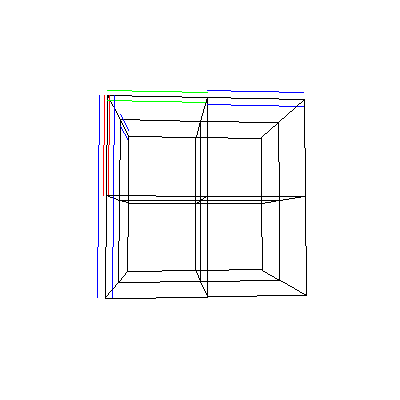
Frame 1 (no input)
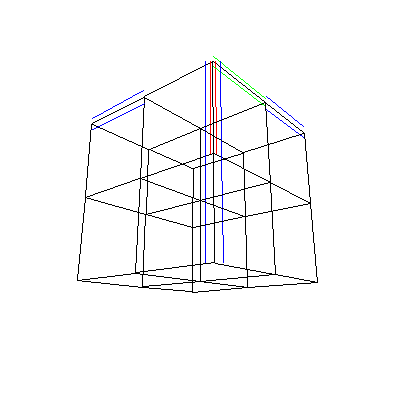
Frame 60 (the mouse pressed at the canvas centre just before this capture)
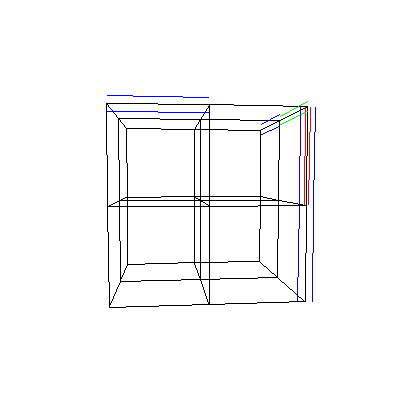
Frame 120 (the mouse held since frame 60 and released just before this capture)

The Processing sketch that drew these frames (run headless with seeded random() and noise(); from frame 60 on, the mouse is pressed at the canvas centre):

// Processing sketch: sketch_4Ddot
// ── sketch_4Ddot.pde
enum player {none, p1, p2}
//x+, y+, z+, w+
boolean[][][][][] fieldDataSegs = new boolean[3][3][3][3][4];
//xy, xz, yz, wx, wy, wz
player[][][][][] fieldDataSquares = new player[3][3][3][3][6];

float x = 100;
float y = 100;
float z = 100;

void setup() {
  size(400, 400);
  background(255);
  smooth(0);
}

void draw() {
  fieldDataSegs[0][0][0][2][2] = true;
  fieldDataSegs[0][0][0][1][0] = true;
  fieldDataSegs[0][0][0][0][2] = true;
  fieldDataSegs[1][0][0][2][0] = true;
  fieldDataSegs[0][1][0][2][1] = true;
  fieldDataSegs[0][0][1][2][2] = true;
  //boolean[] test = getConnections(fieldDataSegs, 0, 0, 0, 0);
  //println(test);
  //test = getConnections(fieldDataSegs, 1, 0, 0, 0);
  //println(test);
  /*
  initFieldDataSquares();
  fieldDataSquares[0][0][0][0][0] = player.p1;
  println(playerToString(fieldDataSquares[0][0][0][0][0]));
  *//*
  background(255);
  draw3DLine(0, 500, 0, x, 500+y, z, color(127, 256, 0));
  
  float tx = x;
  float ty = y;
  x = tx * cos(PI/20) - ty * sin(PI/20);
  y = tx * sin(PI/20) + ty * cos(PI/20);
  //println(x, y);
  delay(50);
  */
  background(255);
  drawCube(fieldDataSegs, millis()/4000.0*PI, PI*sin(millis()/2000.0*PI)/10);
  //drawCube(fieldDataSegs, 0, 0);
}
// ── constants.pde
final float CLEN = 400.0;
final float BLOCKSIZE = 200.0;
final float DPXO = 5.0; //dimension pixel offset - how many pixels to offset line per dimension in w direction
// ── segMg.pde
boolean[] getConnections(boolean[][][][][] segs, int x, int y, int z, int w) {
  boolean[] result = new boolean[8];
  if(x < 0 || x > 2 || y < 0 || y > 2 || z < 0 || z > 2 || w < 0 || w > 2) {
    throw new IllegalArgumentException();
  }
  
  //checks if result is in bounds for having connections, then gets the connection
  //x+
  result[0] = segs[x][y][z][w][0];
  //x-
  if(x >= 1) {
    result[1] = segs[x-1][y][z][w][0];
  } else {
    result[1] = false;
  }
  //y+
  result[2] = segs[x][y][z][w][1];
  //y-
  if(y >= 1) {
    result[3] = segs[x][y-1][z][w][1];
  } else {
    result[3] = false;
  }
  //z+
  result[4] = segs[x][y][z][w][2];
  //z-
  if(z >= 1) {
    result[5] = segs[x][y][z-1][w][2];
  } else {
    result[5] = false;
  }
  //w+
  result[6] = segs[x][y][z][w][3];
  //w-
  if(w >= 1) {
    result[7] = segs[x][y][z][w-1][3];
  } else {
    result[7] = false;
  }
  
  //x+, x-, y+, y-, z+, z-, w+, w-
  return result;
}
// ── sqrMg.pde
String playerToString(player p) {
  switch(p) {
    case none:
      return "none";
    case p1:
      return "p1";
    case p2:
      return "p2";
    default:
      return "invalid";
  }
}

void initFieldDataSquares() {
  for(int x = 0; x <= 2; x++) {
    for(int y = 0; y <= 2; y++) {
      for(int z = 0; z <= 2; z++) {
        for(int w = 0; w <= 2; w++) {
          for(int i = 0; i <=5; i++) {
            fieldDataSquares[x][y][z][w][i] = player.none;
          }
        }
      }
    }
  }
}

//converts the number for index from getConnections' return array to xyzw offsets for access to the pointed-to point
int[] dcTrueToXYZWOffset(float dirTrue) {
  int[] result = new int[4];
  //x+, x-, y+, y-, z+, z-, w+, w-
  result[(int) (floor(dirTrue/2))] = (int) (1 - 2 * (dirTrue % 2));
  return result;
}

boolean anyOutOfBounds(int a, int b, int c, int d) {
  return !(a >=0 && a <=2 && b >=0 && b <=2 && c >=0 && c <=2 && d >=0 && d <=2);
}

void findAndSetSquares(boolean[][][][][] segs, player[][][][][] squares, int x, int y, int z, int w) {
  //x+, x-, y+, y-, z+, z-, w+, w-
  //point connections
  boolean[] pcons = getConnections(segs, x, y, z, w);
  
  for(int i = 0; i <= 7; i++) {//direction 1
    if(pcons[i]) {
      for(int j = 0; j <= 7; j++) {//other directions to find perpendicular segments
        if(noDice(i, j) || i == j) j++;
        if(pcons[j]) {
          int[] newPointDir = dcTrueToXYZWOffset(j);
          int tx = newPointDir[0]+x;
          int ty = newPointDir[1]+y;
          int tz = newPointDir[2]+z;
          int tw = newPointDir[3]+w;
          if(anyOutOfBounds(tx, ty, tz, tw)) break;
          boolean[] newPointConnections = getConnections(segs, tx, ty, tz, tw);
          if(newPointConnections[i]) {//direction 1 again, but from tip of perpendicular segment
            int[] initialDirPointDir = dcTrueToXYZWOffset(i);
            int txb = initialDirPointDir[0]+x;
            int tyb = initialDirPointDir[1]+y;
            int tzb = initialDirPointDir[2]+z;
            int twb = initialDirPointDir[3]+w;
            if(anyOutOfBounds(txb, tyb, tzb, twb)) break;
            boolean[] initialDirectionPointConnections = getConnections(segs, txb, tyb, tzb, twb);
            if(initialDirectionPointConnections[j]) {//initial direction's point has edge in found perpendicular direction
              
              //face found in direction i/j
              println(x, y, z, w, i, j);
              //delay(10000);
              
            }
          }
        }
      }
    }
  }
}

boolean noDice(int i, int j) {
  //gives whether the getConnections index for opposite sign of input (i) matches the other input (j)
  return (i - (2 * (i % 2) - 1)) == j;
}
// ── ui.pde
void draw3DLine(float x1, float y1, float z1, float x2, float y2, float z2, color c) {
  stroke(c);
  y1 = y1 + 1000;
  y2 = y2 + 1000;
  line(width/2 + x1/(y1/CLEN), height/2 + z1/(y1/CLEN), width/2 + x2/(y2/CLEN), height/2 + z2/(y2/CLEN));
}
void drawCube(boolean[][][][][] data, float r, float rb) {
  for(int x = 0; x <=  2; x++) {
    for(int y = 0; y <= 2; y++) {
      for(int z = 0; z <= 2; z++) {
        if(x <= 1) drawCubeLine(x, y, z, x + 1, y, z, r, rb, -1);
        if(y <= 1) drawCubeLine(x, y, z, x, y + 1, z, r, rb, -1);
        if(z <= 1) drawCubeLine(x, y, z, x, y, z + 1, r, rb, -1);
        for(int w = 0; w <= 2; w++) {
          if(x <= 1 && data[x][y][z][w][0]){
            drawCubeLine(x, y, z, x + 1, y, z, r, rb, w);
          }
          if(y <= 1 && data[x][y][z][w][1]) {
            drawCubeLine(x, y, z, x, y + 1, z, r, rb, w);
          }
          if(z <= 1 && data[x][y][z][w][2]) {
            drawCubeLine(x, y, z, x, y, z + 1, r, rb, w);
          }
        }
      }
    }
  }
}

void drawCubeLine(float x1, float y1, float z1, float x2, float y2, float z2, float r, float rb, int w) {
  boolean useZRend = z1 != z2;
  z1 = z1-1;
  z2 = z2-1;
  
  float tx = x1-1;
  float ty = y1-1;
  float tz;
  x1 = tx * cos(r) - ty * sin(r);
  y1 = tx * sin(r) + ty * cos(r);
  tx = x2-1;
  ty = y2-1;
  x2 = tx * cos(r) - ty * sin(r);
  y2 = tx * sin(r) + ty * cos(r);
  
  ty = y1;
  tz = z1;
  y1 = ty * cos(rb) - tz * sin(rb);
  z1 = ty * sin(rb) + tz * cos(rb);
  ty = y2;
  tz = z2;
  y2 = ty * cos(rb) - tz * sin(rb);
  z2 = ty * sin(rb) + tz * cos(rb);
  if(!useZRend) {
    switch(w) {
      case -1:
        draw3DLine(BLOCKSIZE * x1, BLOCKSIZE * y1, BLOCKSIZE * z1, BLOCKSIZE * x2, BLOCKSIZE * y2, BLOCKSIZE * z2, color(0, 0, 0));
        break;
      case 0:
        draw3DLine(BLOCKSIZE * x1, BLOCKSIZE * y1, BLOCKSIZE * z1 + DPXO, BLOCKSIZE * x2, BLOCKSIZE * y2, BLOCKSIZE * z2 + DPXO, color(255, 0, 0));
        draw3DLine(BLOCKSIZE * x1, BLOCKSIZE * y1, BLOCKSIZE * z1 - DPXO, BLOCKSIZE * x2, BLOCKSIZE * y2, BLOCKSIZE * z2 - DPXO, color(255, 0, 0));
        break;
      case 1:
        draw3DLine(BLOCKSIZE * x1, BLOCKSIZE * y1, BLOCKSIZE * z1 + DPXO * 2, BLOCKSIZE * x2, BLOCKSIZE * y2, BLOCKSIZE * z2 + DPXO * 2, color(0, 255, 0));
        draw3DLine(BLOCKSIZE * x1, BLOCKSIZE * y1, BLOCKSIZE * z1 - DPXO * 2, BLOCKSIZE * x2, BLOCKSIZE * y2, BLOCKSIZE * z2 - DPXO * 2, color(0, 255, 0));
        break;
      case 2:
        draw3DLine(BLOCKSIZE * x1, BLOCKSIZE * y1, BLOCKSIZE * z1 + DPXO * 3, BLOCKSIZE * x2, BLOCKSIZE * y2, BLOCKSIZE * z2 + DPXO * 3, color(0, 0, 255));
        draw3DLine(BLOCKSIZE * x1, BLOCKSIZE * y1, BLOCKSIZE * z1 - DPXO * 3, BLOCKSIZE * x2, BLOCKSIZE * y2, BLOCKSIZE * z2 - DPXO * 3, color(0, 0, 255));
        break;
    }
  } else {
    switch(w) {
      case -1:
        draw3DLine(BLOCKSIZE * x1, BLOCKSIZE * y1, BLOCKSIZE * z1, BLOCKSIZE * x2, BLOCKSIZE * y2, BLOCKSIZE * z2, color(0, 0, 0));
        break;
      case 0:
        draw3DLine(BLOCKSIZE * x1 + DPXO, BLOCKSIZE * y1, BLOCKSIZE * z1, BLOCKSIZE * x2 + DPXO, BLOCKSIZE * y2, BLOCKSIZE * z2, color(255, 0, 0));
        draw3DLine(BLOCKSIZE * x1 - DPXO, BLOCKSIZE * y1, BLOCKSIZE * z1, BLOCKSIZE * x2 - DPXO, BLOCKSIZE * y2, BLOCKSIZE * z2, color(255, 0, 0));
        break;
      case 1:
        draw3DLine(BLOCKSIZE * x1 + DPXO * 2, BLOCKSIZE * y1, BLOCKSIZE * z1, BLOCKSIZE * x2 + DPXO * 2, BLOCKSIZE * y2, BLOCKSIZE * z2, color(0, 255, 0));
        draw3DLine(BLOCKSIZE * x1 - DPXO * 2, BLOCKSIZE * y1, BLOCKSIZE * z1, BLOCKSIZE * x2 - DPXO * 2, BLOCKSIZE * y2, BLOCKSIZE * z2, color(0, 255, 0));
        break;
      case 2:
        draw3DLine(BLOCKSIZE * x1 + DPXO * 3, BLOCKSIZE * y1, BLOCKSIZE * z1, BLOCKSIZE * x2 + DPXO * 3, BLOCKSIZE * y2, BLOCKSIZE * z2, color(0, 0, 255));
        draw3DLine(BLOCKSIZE * x1 - DPXO * 3, BLOCKSIZE * y1, BLOCKSIZE * z1, BLOCKSIZE * x2 - DPXO * 3, BLOCKSIZE * y2, BLOCKSIZE * z2, color(0, 0, 255));
        break;
    }
  }
}
